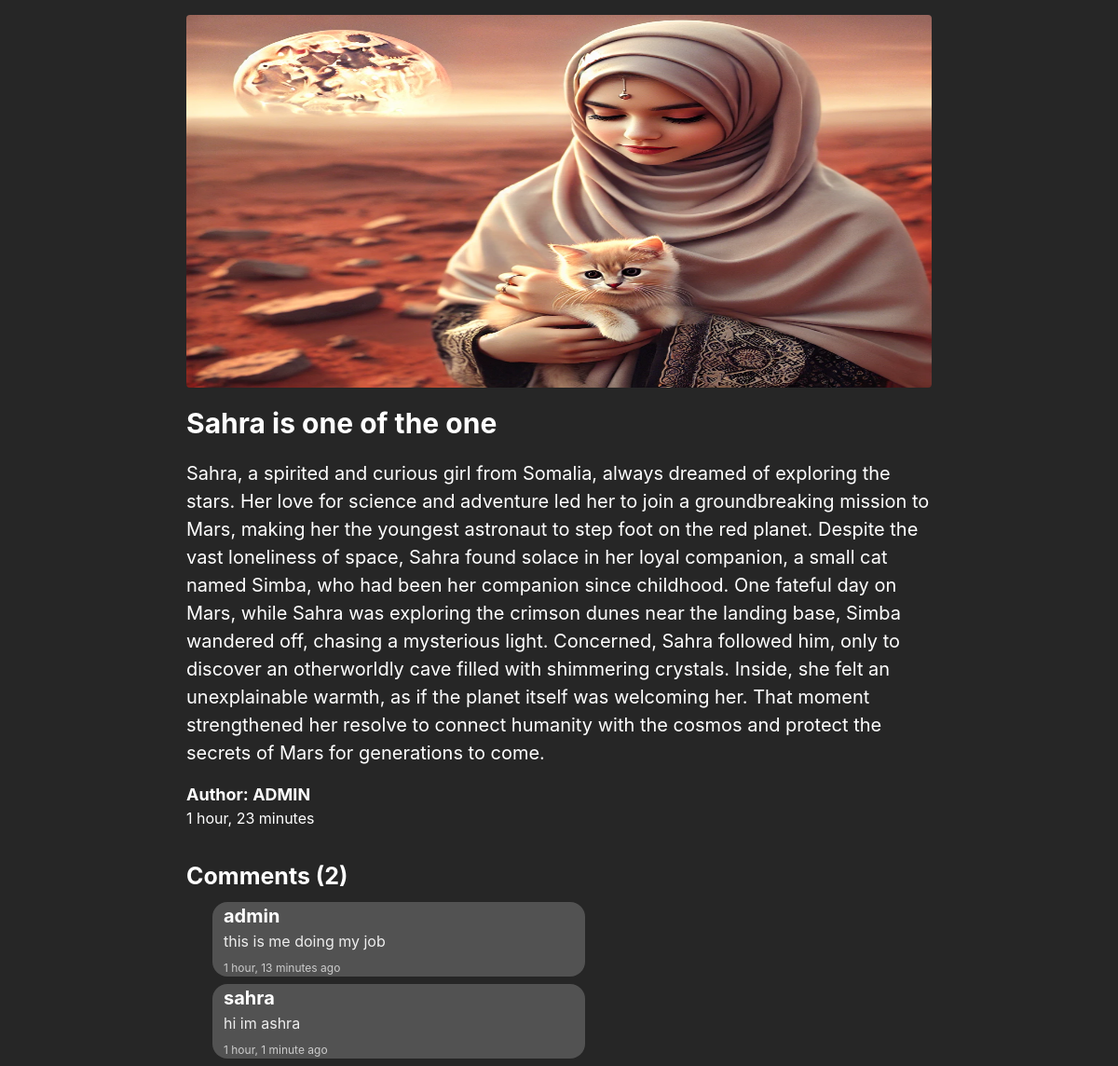
Page /blog-reading/12 on the committed database.
### blog/models.py (models this page shows, shortened)
class Blog(models.Model):
    title = models.CharField(max_length=400)
    content = models.TextField(unique=True)
    description = models.CharField(max_length=60, default="This Blog does not have description")
    author = models.ForeignKey(User, on_delete=models.CASCADE)
    created_at = models.DateTimeField(auto_now_add=True)
    thumbnail = models.ImageField(upload_to='blog/thumbnail')
    tags = models.ManyToManyField(Tag, related_name="Blog")

class Comments(models.Model):
    content = models.TextField()
    author = models.ForeignKey(User, on_delete=models.CASCADE)
    blog = models.ForeignKey(Blog, on_delete=models.CASCADE)
    created_at = models.DateTimeField(auto_now_add=True)

### blog/views.py (the view)
# urls.py: path('blog-reading/<int:id>', views.blog_detail, name='blog_reading'),
def blog_detail(request, id):
    blog_details = get_object_or_404(Blog, pk=id)
    comments = Comments.objects.filter(blog=blog_details)
    number_of_comments = comments.count()
    if request.method == 'POST':
        form = CommentForm(request.POST)
        if form.is_valid():
            comment = form.save(commit=False)
            comment.author = request.user
            comment.blog = blog_details
            comment.save()
            return redirect('blog_reading', id=blog_details.pk)
    else:
        form = CommentForm()
    return render(request, 'home/blogs/blog_details.html', {
        'blog_details': blog_details,
        'comments': comments,
        'form': form,
        'number_of_comments':number_of_comments
    })

### blog/templates/home/blogs/blog_details.html (shortened to what this page needs)
{% extends "base/base.html" %}
{% load static %}
{% block css %}
<link rel="stylesheet" href="{% static "css/blog_reading.css" %}">
{% endblock css %}
{% block content %}
<div class="bg-neutral-800 flex flex-col hight-content justify-center items-center">
  <img class="w-[350px] h-[200px] md:w-[600px] md:h-[300px] lg:w-[800px] lg:h-[400px] mt-4 rounded" src="{{blog_details.thumbnail.url}}" alt="" />
  <h1 class="text-white text-[30px] font-bold mt-4 w-[350px] md:w-[600px] lg:w-[800px]">{{blog_details.title}}</h1>
  <p class="text-white text-[20px] w-[350px] md:w-[600px] lg:w-[800px] mt-4">{{blog_details.content|safe}}</p>
  <div class="w-[350px] md:w-[600px] lg:w-[800px] my-4 flex flex-col md:flex-row md:justify-between md:items-center">
    <div>
      <p class="text-white font-bold text-[18px]">Author: {{blog_details.author|upper}}</p>
      <p class="text-white">{{blog_details.created_at|timesince}}</p>
    </div>
  </div>
  <div class="w-[350px] md:w-[600px] lg:w-[800px] mt-4">
    <h2 class="text-white text-[25px] font-bold">Comments ({{number_of_comments}})</h2>
    <ul>
      {% for comment in comments %}
        <li class="bg-neutral-600 h-fit w-1/2 rounded-2xl mx-7 my-2">
          <div class="mx-3">
            <h1 class="text-white text-[20px] mt-2 font-bold">{{ comment.author.username }}</h1>
            <p class="text-white/90 mb-1">{{ comment.content }}</p>
            <p class="text-white/70 text-[12px] text-end flex my-2">{{comment.created_at|timesince}} ago</p>
          </div>
        </li>
      {% empty %}
        <li class="text-white mt-2">No comments yet. Be the first to comment!</li>
      {% endfor %}
    </ul>
  </div>
</div>
{% endblock content %}

### blog/templates/base/base.html (shortened to what this page needs)
{% load static %} {% load static tailwind_tags %}
<!DOCTYPE html>
<html lang="en">
  <head>
    <link
      rel="stylesheet"
      href="https://code.jquery.com/ui/1.13.3/themes/base/jquery-ui.css"
    />
    <link rel="stylesheet" href="/resources/demos/style.css" />
    <link
      rel="stylesheet"
      href="https://unpkg.com/mouse-follower@1/dist/mouse-follower.min.css"
    />
    <link
      rel="stylesheet"
      href="https://cdnjs.cloudflare.com/ajax/libs/font-awesome/6.5.2/css/all.min.css"
    />
    {% comment %} tailwind css tag {% endcomment %} {% tailwind_css %} <link
    rel="stylesheet" href="{% static "css/style.css" %} ">
    <link
      href="https://cdnjs.cloudflare.com/ajax/libs/flowbite/2.3.0/flowbite.min.css"
      rel="stylesheet"
    />
    {% block css %}{% endblock css %}
    <script src="https://cdn.tailwindcss.com"></script>
  </head>
  <body>
    <div class="font-['inter'] bg-neutral-800">
      {% block content %} {% endblock content %}
    </div>
  </body>
</html>

### blog/static/css/blog_reading.css (style rules this page uses)
.hight-content { height: fit-content; }

### rows in the picture
Blog: thumbnail (picture), title "Sahra is one of the one", content "Sahra, a spirited and curious girl from Somalia, always dreamed of exploring the stars. Her love for science and adventure led her to join a groundbreaking mission to Mars, making her the youngest astronaut to step foot on the red planet. Despite the vast loneliness of space, Sahra found solace in her loyal companion, a small cat named Simba, who had been her companion since childhood. One fateful day on Mars, while Sahra was exploring the crimson dunes near the landing base, Simba wandered off, chasing a mysterious light. Concerned, Sahra followed him, only to discover an otherworldly cave filled with shimmering crystals. Inside, she felt an unexplainable warmth, as if the planet itself…", author "ADMIN", created_at "1 hour, 23 minutes"
Comments: author.username "admin", content "this is me doing my job", created_at "1 hour, 13 minutes"
Comments: author.username "sahra", content "hi im ashra", created_at "1 hour, 1 minute"

### other values in the picture
{{ number_of_comments }} "2"
